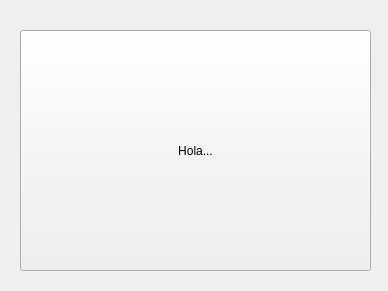
<ui version="4.0" >
 <class>Form</class>
 <widget class="QWidget" name="Form" >
  <property name="geometry" >
   <rect>
    <x>0</x>
    <y>0</y>
    <width>388</width>
    <height>291</height>
   </rect>
  </property>
  <property name="windowTitle" >
   <string>Form</string>
  </property>
  <widget class="QPushButton" name="pushButton" >
   <property name="geometry" >
    <rect>
     <x>20</x>
     <y>30</y>
     <width>351</width>
     <height>241</height>
    </rect>
   </property>
   <property name="text" >
    <string>Hola...</string>
   </property>
  </widget>
 </widget>
 <resources/>
 <connections>
  <connection>
   <sender>pushButton</sender>
   <signal>clicked()</signal>
   <receiver>Form</receiver>
   <slot>close()</slot>
   <hints>
    <hint type="sourcelabel" >
     <x>195</x>
     <y>150</y>
    </hint>
    <hint type="destinationlabel" >
     <x>193</x>
     <y>145</y>
    </hint>
   </hints>
  </connection>
 </connections>
</ui>
